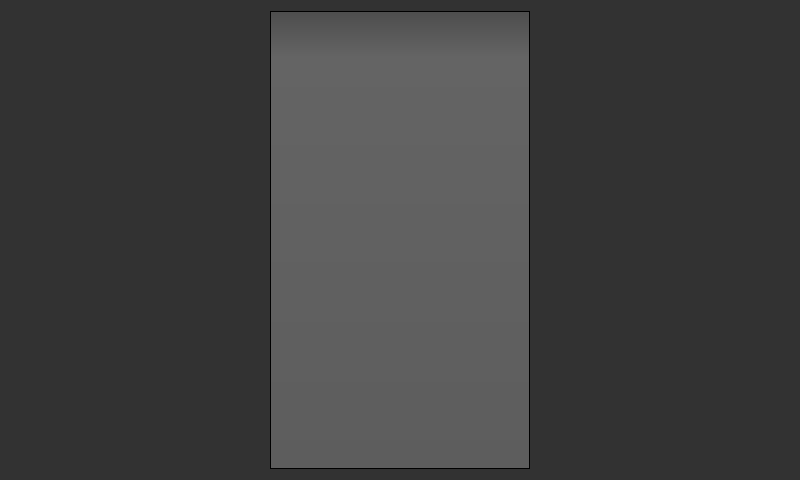
<?xml version="1.0" encoding="UTF-8"?>
<ui version="4.0">
 <class>UserList</class>
 <widget class="QDialog" name="UserList">
  <property name="geometry">
   <rect>
    <x>0</x>
    <y>0</y>
    <width>800</width>
    <height>480</height>
   </rect>
  </property>
  <property name="windowTitle">
   <string>List Options</string>
  </property>
  <property name="styleSheet">
   <string notr="true">QToolTip
{
     border: 1px solid black;
     background-color: #ffa02f;
     padding: 1px;
     border-radius: 3px;
     opacity: 100;
}

QWidget
{
    color: #b1b1b1;
    background-color: #323232;
}

QWidget:item:hover
{
    background-color: QLinearGradient( x1: 0, y1: 0, x2: 0, y2: 1, stop: 0 #ffa02f, stop: 1 #ca0619);
    color: #000000;
}

QWidget:item:selected
{
    background-color: QLinearGradient( x1: 0, y1: 0, x2: 0, y2: 1, stop: 0 #ffa02f, stop: 1 #d7801a);
}

QMenuBar::item
{
    background: transparent;
}

QMenuBar::item:selected
{
    background: transparent;
    border: 1px solid #ffaa00;
}

QMenuBar::item:pressed
{
    background: #444;
    border: 1px solid #000;
    background-color: QLinearGradient(
        x1:0, y1:0,
        x2:0, y2:1,
        stop:1 #212121,
        stop:0.4 #343434/*,
        stop:0.2 #343434,
        stop:0.1 #ffaa00*/
    );
    margin-bottom:-1px;
    padding-bottom:1px;
}

QMenu
{
    border: 1px solid #000;
}

QMenu::item
{
    padding: 2px 20px 2px 20px;
}

QMenu::item:selected
{
    color: #000000;
}

QWidget:disabled
{
    color: #404040;
    background-color: #323232;
}

QAbstractItemView
{
    background-color: QLinearGradient( x1: 0, y1: 0, x2: 0, y2: 1, stop: 0 #4d4d4d, stop: 0.1 #646464, stop: 1 #5d5d5d);
}

QWidget:focus
{
    /*border: 2px solid QLinearGradient( x1: 0, y1: 0, x2: 0, y2: 1, stop: 0 #ffa02f, stop: 1 #d7801a);*/
}

QLineEdit
{
    background-color: QLinearGradient( x1: 0, y1: 0, x2: 0, y2: 1, stop: 0 #4d4d4d, stop: 0 #646464, stop: 1 #5d5d5d);
    padding: 1px;
    border-style: solid;
    border: 1px solid #1e1e1e;
    border-radius: 5;
}

QPushButton
{
    color: #b1b1b1;
    background-color: QLinearGradient( x1: 0, y1: 0, x2: 0, y2: 1, stop: 0 #565656, stop: 0.1 #525252, stop: 0.5 #4e4e4e, stop: 0.9 #4a4a4a, stop: 1 #464646);
    border-width: 1px;
    border-color: #1e1e1e;
    border-style: solid;
    border-radius: 6;
    padding: 3px;
    font-size: 12px;
    padding-left: 5px;
    padding-right: 5px;
}

QPushButton:pressed
{
    background-color: QLinearGradient( x1: 0, y1: 0, x2: 0, y2: 1, stop: 0 #2d2d2d, stop: 0.1 #2b2b2b, stop: 0.5 #292929, stop: 0.9 #282828, stop: 1 #252525);
}

QComboBox
{
    selection-background-color: #ffaa00;
    background-color: QLinearGradient( x1: 0, y1: 0, x2: 0, y2: 1, stop: 0 #565656, stop: 0.1 #525252, stop: 0.5 #4e4e4e, stop: 0.9 #4a4a4a, stop: 1 #464646);
    border-style: solid;
    border: 1px solid #1e1e1e;
    border-radius: 5;
}

QComboBox:hover,QPushButton:hover
{
    border: 2px solid QLinearGradient( x1: 0, y1: 0, x2: 0, y2: 1, stop: 0 #ffa02f, stop: 1 #d7801a);
}


QComboBox:on
{
    padding-top: 3px;
    padding-left: 4px;
    background-color: QLinearGradient( x1: 0, y1: 0, x2: 0, y2: 1, stop: 0 #2d2d2d, stop: 0.1 #2b2b2b, stop: 0.5 #292929, stop: 0.9 #282828, stop: 1 #252525);
    selection-background-color: #ffaa00;
}

QComboBox QAbstractItemView
{
    border: 2px solid darkgray;
    selection-background-color: QLinearGradient( x1: 0, y1: 0, x2: 0, y2: 1, stop: 0 #ffa02f, stop: 1 #d7801a);
}

QComboBox::drop-down
{
     subcontrol-origin: padding;
     subcontrol-position: top right;
     width: 15px;

     border-left-width: 0px;
     border-left-color: darkgray;
     border-left-style: solid; /* just a single line */
     border-top-right-radius: 3px; /* same radius as the QComboBox */
     border-bottom-right-radius: 3px;
 }

QComboBox::down-arrow
{
     image: url(:/down_arrow.png);
}

QGroupBox:focus
{
border: 2px solid QLinearGradient( x1: 0, y1: 0, x2: 0, y2: 1, stop: 0 #ffa02f, stop: 1 #d7801a);
}

QTextEdit:focus
{
    border: 2px solid QLinearGradient( x1: 0, y1: 0, x2: 0, y2: 1, stop: 0 #ffa02f, stop: 1 #d7801a);
}

QScrollBar:horizontal {
     border: 1px solid #222222;
     background: QLinearGradient( x1: 0, y1: 0, x2: 0, y2: 1, stop: 0.0 #121212, stop: 0.2 #282828, stop: 1 #484848);
     height: 7px;
     margin: 0px 16px 0 16px;
}

QScrollBar::handle:horizontal
{
      background: QLinearGradient( x1: 0, y1: 0, x2: 1, y2: 0, stop: 0 #ffa02f, stop: 0.5 #d7801a, stop: 1 #ffa02f);
      min-height: 20px;
      border-radius: 2px;
}

QScrollBar::add-line:horizontal {
      border: 1px solid #1b1b19;
      border-radius: 2px;
      background: QLinearGradient( x1: 0, y1: 0, x2: 1, y2: 0, stop: 0 #ffa02f, stop: 1 #d7801a);
      width: 14px;
      subcontrol-position: right;
      subcontrol-origin: margin;
}

QScrollBar::sub-line:horizontal {
      border: 1px solid #1b1b19;
      border-radius: 2px;
      background: QLinearGradient( x1: 0, y1: 0, x2: 1, y2: 0, stop: 0 #ffa02f, stop: 1 #d7801a);
      width: 14px;
     subcontrol-position: left;
     subcontrol-origin: margin;
}

QScrollBar::right-arrow:horizontal, QScrollBar::left-arrow:horizontal
{
      border: 1px solid black;
      width: 1px;
      height: 1px;
      background: white;
}

QScrollBar::add-page:horizontal, QScrollBar::sub-page:horizontal
{
      background: none;
}

QScrollBar:vertical
{
      background: QLinearGradient( x1: 0, y1: 0, x2: 1, y2: 0, stop: 0.0 #121212, stop: 0.2 #282828, stop: 1 #484848);
      width: 7px;
      margin: 16px 0 16px 0;
      border: 1px solid #222222;
}

QScrollBar::handle:vertical
{
      background: QLinearGradient( x1: 0, y1: 0, x2: 0, y2: 1, stop: 0 #ffa02f, stop: 0.5 #d7801a, stop: 1 #ffa02f);
      min-height: 20px;
      border-radius: 2px;
}

QScrollBar::add-line:vertical
{
      border: 1px solid #1b1b19;
      border-radius: 2px;
      background: QLinearGradient( x1: 0, y1: 0, x2: 0, y2: 1, stop: 0 #ffa02f, stop: 1 #d7801a);
      height: 14px;
      subcontrol-position: bottom;
      subcontrol-origin: margin;
}

QScrollBar::sub-line:vertical
{
      border: 1px solid #1b1b19;
      border-radius: 2px;
      background: QLinearGradient( x1: 0, y1: 0, x2: 0, y2: 1, stop: 0 #d7801a, stop: 1 #ffa02f);
      height: 14px;
      subcontrol-position: top;
      subcontrol-origin: margin;
}

QScrollBar::up-arrow:vertical, QScrollBar::down-arrow:vertical
{
      border: 1px solid black;
      width: 1px;
      height: 1px;
      background: white;
}


QScrollBar::add-page:vertical, QScrollBar::sub-page:vertical
{
      background: none;
}

QTextEdit
{
    background-color: #242424;
}

QPlainTextEdit
{
    background-color: #242424;
}

QHeaderView::section
{
    background-color: QLinearGradient(x1:0, y1:0, x2:0, y2:1, stop:0 #616161, stop: 0.5 #505050, stop: 0.6 #434343, stop:1 #656565);
    color: white;
    padding-left: 4px;
    border: 1px solid #6c6c6c;
}

QCheckBox:disabled
{
color: #414141;
}

QDockWidget::title
{
    text-align: center;
    spacing: 3px; /* spacing between items in the tool bar */
    background-color: QLinearGradient(x1:0, y1:0, x2:0, y2:1, stop:0 #323232, stop: 0.5 #242424, stop:1 #323232);
}

QDockWidget::close-button, QDockWidget::float-button
{
    text-align: center;
    spacing: 1px; /* spacing between items in the tool bar */
    background-color: QLinearGradient(x1:0, y1:0, x2:0, y2:1, stop:0 #323232, stop: 0.5 #242424, stop:1 #323232);
}

QDockWidget::close-button:hover, QDockWidget::float-button:hover
{
    background: #242424;
}

QDockWidget::close-button:pressed, QDockWidget::float-button:pressed
{
    padding: 1px -1px -1px 1px;
}

QMainWindow::separator
{
    background-color: QLinearGradient(x1:0, y1:0, x2:0, y2:1, stop:0 #161616, stop: 0.5 #151515, stop: 0.6 #212121, stop:1 #343434);
    color: white;
    padding-left: 4px;
    border: 1px solid #4c4c4c;
    spacing: 3px; /* spacing between items in the tool bar */
}

QMainWindow::separator:hover
{

    background-color: QLinearGradient(x1:0, y1:0, x2:0, y2:1, stop:0 #d7801a, stop:0.5 #b56c17 stop:1 #ffa02f);
    color: white;
    padding-left: 4px;
    border: 1px solid #6c6c6c;
    spacing: 3px; /* spacing between items in the tool bar */
}

QToolBar::handle
{
     spacing: 3px; /* spacing between items in the tool bar */
     background: url(:/images/handle.png);
}

QMenu::separator
{
    height: 2px;
    background-color: QLinearGradient(x1:0, y1:0, x2:0, y2:1, stop:0 #161616, stop: 0.5 #151515, stop: 0.6 #212121, stop:1 #343434);
    color: white;
    padding-left: 4px;
    margin-left: 10px;
    margin-right: 5px;
}

QProgressBar
{
    border: 2px solid grey;
    border-radius: 5px;
    text-align: center;
}

QProgressBar::chunk
{
    background-color: #d7801a;
    width: 2.15px;
    margin: 0.5px;
}

QTabBar::tab {
    color: #b1b1b1;
    border: 1px solid #444;
    border-bottom-style: none;
    background-color: #323232;
    padding-left: 10px;
    padding-right: 10px;
    padding-top: 3px;
    padding-bottom: 2px;
    margin-right: -1px;
}

QTabWidget::pane {
    border: 1px solid #444;
    top: 1px;
}

QTabBar::tab:last
{
    margin-right: 0; /* the last selected tab has nothing to overlap with on the right */
    border-top-right-radius: 3px;
}

QTabBar::tab:first:!selected
{
 margin-left: 0px; /* the last selected tab has nothing to overlap with on the right */


    border-top-left-radius: 3px;
}

QTabBar::tab:!selected
{
    color: #b1b1b1;
    border-bottom-style: solid;
    margin-top: 3px;
    background-color: QLinearGradient(x1:0, y1:0, x2:0, y2:1, stop:1 #212121, stop:.4 #343434);
}

QTabBar::tab:selected
{
    border-top-left-radius: 3px;
    border-top-right-radius: 3px;
    margin-bottom: 0px;
}

QTabBar::tab:!selected:hover
{
    /*border-top: 2px solid #ffaa00;
    padding-bottom: 3px;*/
    border-top-left-radius: 3px;
    border-top-right-radius: 3px;
    background-color: QLinearGradient(x1:0, y1:0, x2:0, y2:1, stop:1 #212121, stop:0.4 #343434, stop:0.2 #343434, stop:0.1 #ffaa00);
}

QRadioButton::indicator:checked, QRadioButton::indicator:unchecked{
    color: #b1b1b1;
    background-color: #323232;
    border: 1px solid #b1b1b1;
    border-radius: 6px;
}

QRadioButton::indicator:checked
{
    background-color: qradialgradient(
        cx: 0.5, cy: 0.5,
        fx: 0.5, fy: 0.5,
        radius: 1.0,
        stop: 0.25 #ffaa00,
        stop: 0.3 #323232
    );
}

QCheckBox::indicator{
    color: #b1b1b1;
    background-color: #323232;
    border: 1px solid #b1b1b1;
    width: 9px;
    height: 9px;
}

QRadioButton::indicator
{
    border-radius: 6px;
}

QRadioButton::indicator:hover, QCheckBox::indicator:hover
{
    border: 1px solid #ffaa00;
}

QCheckBox::indicator:checked
{
    image:url(:/images/checkbox.png);
}

QCheckBox::indicator:disabled, QRadioButton::indicator:disabled
{
    border: 1px solid #444;
}</string>
  </property>
  <layout class="QHBoxLayout" name="horizontalLayout_2">
   <item>
    <layout class="QHBoxLayout" name="horizontalLayout">
     <item>
      <spacer name="horizontalSpacer">
       <property name="orientation">
        <enum>Qt::Horizontal</enum>
       </property>
       <property name="sizeHint" stdset="0">
        <size>
         <width>40</width>
         <height>20</height>
        </size>
       </property>
      </spacer>
     </item>
     <item>
      <widget class="QListView" name="listView"/>
     </item>
     <item>
      <spacer name="horizontalSpacer_2">
       <property name="orientation">
        <enum>Qt::Horizontal</enum>
       </property>
       <property name="sizeHint" stdset="0">
        <size>
         <width>40</width>
         <height>20</height>
        </size>
       </property>
      </spacer>
     </item>
    </layout>
   </item>
  </layout>
 </widget>
 <resources/>
 <connections/>
</ui>
